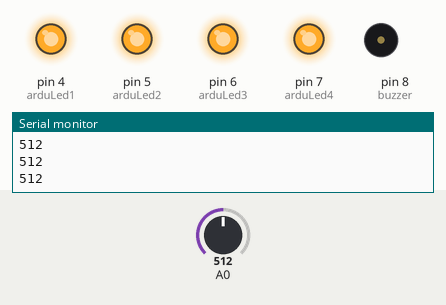
Bench run of a sketch on a simulated Arduino Uno, built with avr-gcc and run on an emulated ATmega328P. Parts: output pins drawn as LEDs (lit = HIGH), buzzer (waves = sounding), the last lines printed to the serial monitor. The inputs (shaded band) are chosen by the test bench; at power-on: A0 = 512. Pins used as bus, display or sensor lines are not drawn.

Above: at 1.2 s.
1.3 s: A0 set to 409
2.8 s: A0 set to 393
At 3.9 s:
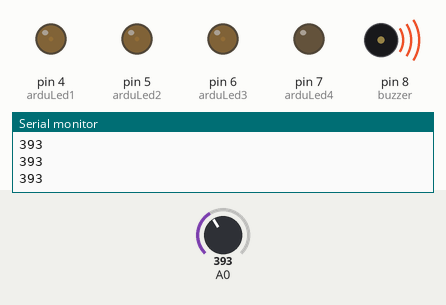
4.3 s: A0 set to 410
At 5.5 s:
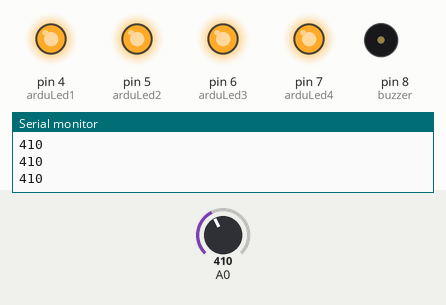
5.8 s: A0 set to 390
At 6.3 s:
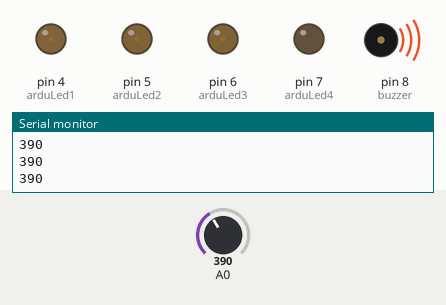
7.3 s: A0 set to 290
At 8.0 s:
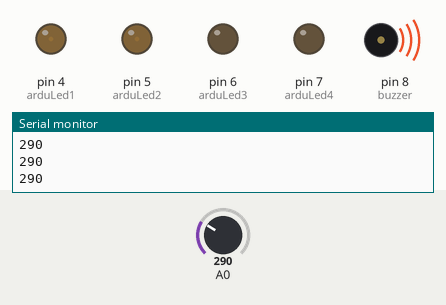
8.8 s: A0 set to 190
At 9.7 s:
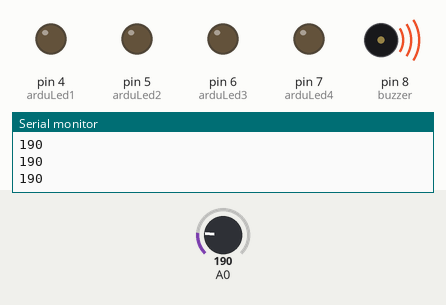
Timing chart, 0 to 11.3 s (numbered marks = the images above; inputs shaded):
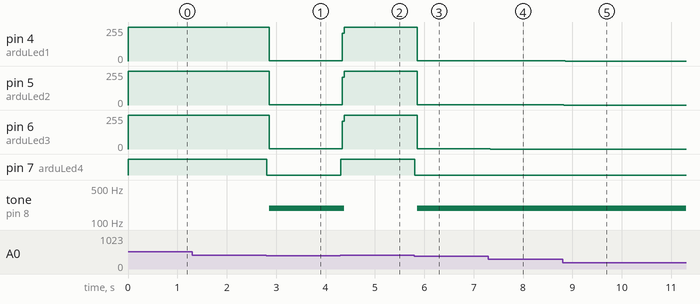

The sketch:

arduino_basinc.ino
```cpp
/*Kuvvete duyarlı dirence led ve buzzer ekleme
*/
const int arduLed1 = 4; //Ardustar Led 1
const int arduLed2 = 5; //Ardustar Led 2
const int arduLed3 = 6; //Ardustar Led 3
const int arduLed4 = 7; //Ardustar Led 4
int basinc;
#define buzzer 8

#define  a     2272    // 440 Hz


void setup() {
   Serial.begin(9600);

  // Ledlerin bir çıkış olarak tanımlanması
  pinMode(arduLed1, OUTPUT);
  pinMode(arduLed2, OUTPUT);
  pinMode(arduLed3, OUTPUT);
  pinMode(arduLed4, OUTPUT);
  pinMode(buzzer, OUTPUT);

 }

void loop() {
  basinc = analogRead(0);
  Serial.println(basinc);


  if(basinc > 100){
    digitalWrite(arduLed1, HIGH);
    digitalWrite(buzzer, HIGH);
    int nota[]  = {a};
    int beats[] = {8};

  }
  else{
    digitalWrite(arduLed1, LOW);
    digitalWrite(buzzer, LOW);
  }
   if(basinc > 200){
    digitalWrite(arduLed1, HIGH);
    digitalWrite(arduLed2, HIGH);
    digitalWrite(buzzer, HIGH);
    int nota[]  = {a};
    int beats[] = {16};
  }
  else{
    digitalWrite(arduLed1, LOW);
    digitalWrite(arduLed2, LOW);
    digitalWrite(buzzer, LOW);
 }

  if(basinc > 300){
    digitalWrite(arduLed1, HIGH);
    digitalWrite(arduLed2, HIGH);
    digitalWrite(arduLed3, HIGH);
    digitalWrite(buzzer, HIGH);
    int nota[]  = {a};
    int beats[] = {32};
  }
  else{
    digitalWrite(arduLed1, LOW);
    digitalWrite(arduLed2, LOW);
    digitalWrite(arduLed3, LOW);
    digitalWrite(buzzer, LOW);
  }


  if(basinc > 400){
    digitalWrite(arduLed1, HIGH);
    digitalWrite(arduLed2, HIGH);
    digitalWrite(arduLed3, HIGH);
    digitalWrite(arduLed4, HIGH);
    digitalWrite(buzzer, HIGH);
    int nota[]  = {a};
    int beats[] = {64};
  }
  else{
    digitalWrite(arduLed1, LOW);
    digitalWrite(arduLed2, LOW);
    digitalWrite(arduLed3, LOW);
    digitalWrite(arduLed4, LOW);
    digitalWrite(buzzer, LOW);
  }
}

long tempo = 50000;
```

Measured:
- the behaviour switches between 401 and 400 on A0 (found by bisection; images 0 and 1)
- after the input at 2.8 s, pin 4 (arduLed1): 255/255 → 2/255 after 0.06 s; pin 5 (arduLed2), pin 6 (arduLed3): 255/255 → 1/255 after 0.06 s; pin 7 (arduLed4): HIGH → LOW at once; tone on pin 8 (buzzer): silent → 192 Hz after 0.06 s
- after the input at 4.3 s, pin 4 (arduLed1): 2/255 → 255/255 at once; pin 5 (arduLed2), pin 6 (arduLed3): 1/255 → 255/255 at once; pin 7 (arduLed4): LOW → HIGH at once; tone on pin 8 (buzzer): 192 Hz → silent after 0.08 s
- after the input at 5.8 s, pin 4 (arduLed1): 255/255 → 2/255 after 0.06 s; pin 5 (arduLed2), pin 6 (arduLed3): 255/255 → 1/255 after 0.06 s; pin 7 (arduLed4): HIGH → LOW at once; tone on pin 8 (buzzer): silent → 192 Hz after 0.06 s
- after the input at 7.3 s, pin 6 (arduLed3): 1/255 → 0/255 at once
- after the input at 8.8 s, pin 4 (arduLed1): 2/255 → 0/255 after 0.06 s; pin 5 (arduLed2): 1/255 → 0/255 at once
